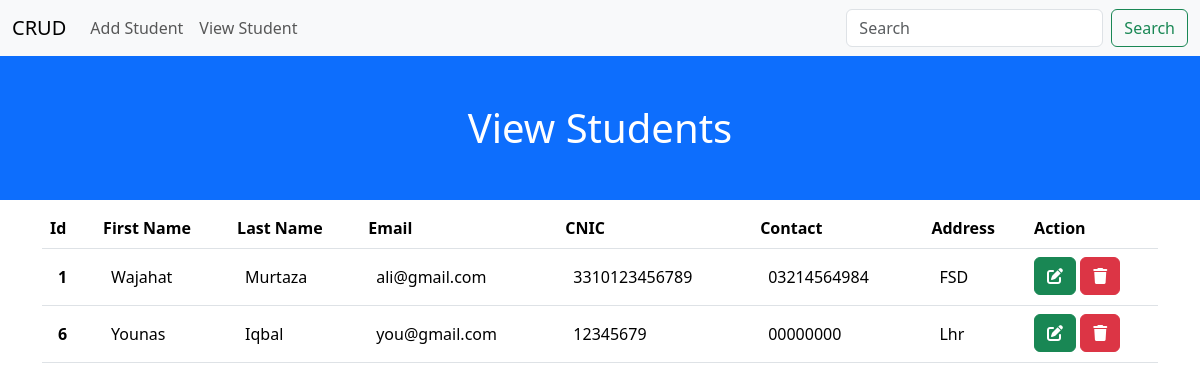
/viewstudent/, run on an earlier commit of the app's database.
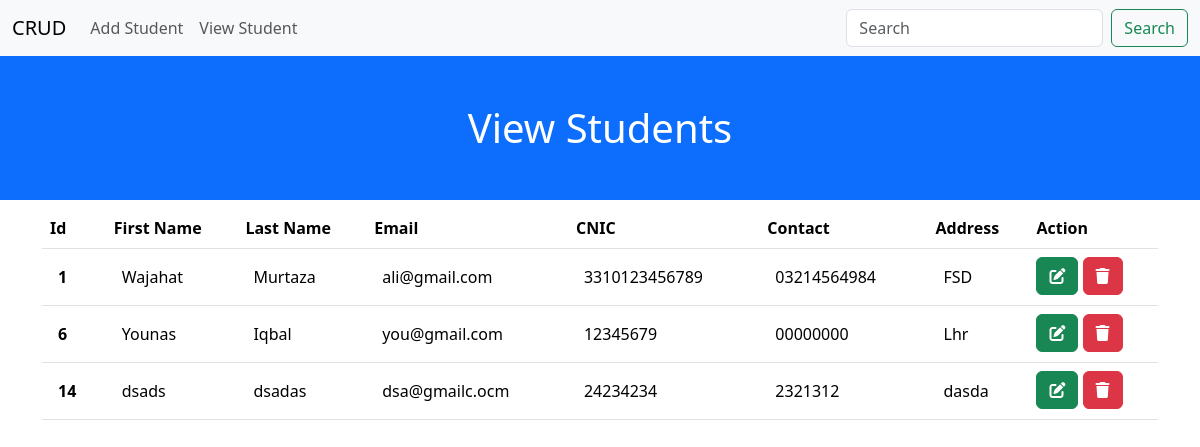
And on a later commit of the database.
### core/models.py (models this page shows, shortened)
class Student(models.Model):
    first_name = models.CharField(max_length=20)
    last_name = models.CharField(max_length=20)
    father_name = models.CharField(max_length=50)
    email = models.EmailField()
    cnic = models.CharField(max_length=15)
    addressOne = models.CharField(max_length=150)
    addressTwo = models.CharField(max_length=150)
    contact = models.CharField(max_length=11)
    time = models.DateTimeField(auto_now_add=True)

### core/views.py (the view)
# urls.py: path('viewstudent/', views.viewSudent, name='viewStudent'),
def viewSudent(request):
    student = Student.objects.all()
    context = {
        'student':student,
        }
    return render(request, 'viewstudent.html', context)

### templates/viewstudent.html (shortened to what this page needs)
{% extends "base.html" %}
{% block content %}
<h1 class="p-5 bg-primary text-center text-white">View Students</h1>
<div class="container">
<table class="table table-hover">
    <thead>
      <tr>
        <th scope="col">Id</th>
        <th scope="col">First Name</th>
        <th scope="col">Last Name</th>
        <th scope="col">Email</th>
        <th scope="col">CNIC</th>
        <th scope="col">Contact</th>
        <th scope="col">Address</th>
        <th scope="col">Action</th>
      </tr>
    </thead>
    <tbody>
    {% for i in student %}
    <tr >
        <th scope="row" class="p-3">{{i.id}}</th>
        <td class="p-3">{{i.first_name}}</td>
        <td class="p-3">{{i.last_name}}</td>
        <td class="p-3">{{i.email}}</td>
        <td class="p-3">{{i.cnic}}</td>
        <td class="p-3">{{i.contact}}</td>
        <td class="p-3">{{i.addressOne}}</td>
        <td>
            <a href="{% url 'update' i.pk %}" class="btn btn-success"><i class="fa-solid fa-pen-to-square"></i></a>
        <button type="button" class="btn btn-danger" data-bs-toggle="modal" data-bs-target="#exampleModal">
          <i class="fa-solid fa-trash"></i>
        </button>
        </td>
    </tr>
    {% endfor %}
    </tbody>
  </table>
</div>
{% endblock content %}

What changed in the data, as far as the page shows it:
added Student: id "14", first_name "dsads", last_name "dsadas", email "dsa@gmailc.ocm", cnic "24234234", contact "2321312", addressOne "dasda"
